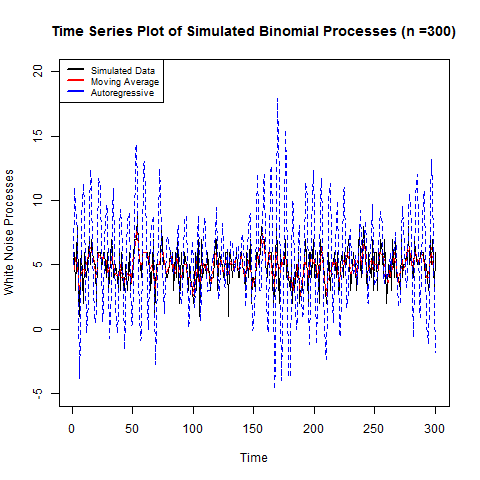

The R source for this figure:
# September 19, 2013
# Created by Nathaniel Payne

# Simulate the same processes from randomwalk_whitenoise_autoregress.R using 
# the random number generator, for 300 time points.  Draw plots of the realized 
# time series (using R). Repeat for the moving average and autoregressive processes, 
# changing the parameters in some way of your choosing.  You may either simply 
# change the value of a coeffient or change the number of terms in the model.  
# Write one sentenc on what difference you see in the resulting time series.

# Previous process had data  w = c(1, -1, 3, -1, -1, 1, -1, 0, -1, -1, -2, 1, 0, 0, 4, 5, -1, 2)
# The formula for rbinom(n, size, prob) is equal to
sim = rbinom(300, 10, 0.5) #300 time points, 10 trials per time point, 50% probability

# My previous moving average model was represented as the following
# v = filter(w, sides = 1, rep(1/2,2)) # Create a moving average
# Create a 1/3(w_t-1 + w_t + w_t+1) moving average model
v = filter(sim, sides = 2, rep(1/3,3)) # Create a moving average
# In this example, w_t is replaced by an average
# of its current value and its immediate neighbors in the past and future

# Previous process has the autoregressive model
# a = filter(w, filter=c(-.9), method="recursive") # Create an autoregressive model
# Create a new x_t = x_t-1 - 0.9x_t-2 + w_t model
a = filter(sim, filter = c(1, -.9), method="recursive")
# In this model, I have added a time point to the model
# This model represents a regression or prediction of the current value xt of a 
# time series as a function of the past two values of the series

# Plot the time series
png("c:/Users/Nate/Git/riemann/binomial_simulated_timeseries.png")
plot.ts(sim,
        y=NULL, 
        main="Time Series Plot of Simulated Binomial Processes (n = 300)", 
        axes = TRUE,
        ylab = "White Noise Processes",
        xlab = "Time",
        ylim = c(-5, 20))
lines(v, lty = "dashed", col = c("red")) # Plot the moving average process
lines(a, lty = "dashed", col = c("blue")) # Plot the autoregressive model
legend("topleft", # Place the legendin the top left
       c("Simulated Data", "Moving Average", "Autoregressive"), 
       lwd=c(2.5, 2.5, 2.5),
       lty=c(1, 1, 1),
       col=c("black", "red", "blue"),
       cex=0.75) # This is the standard size for the legend
dev.off()